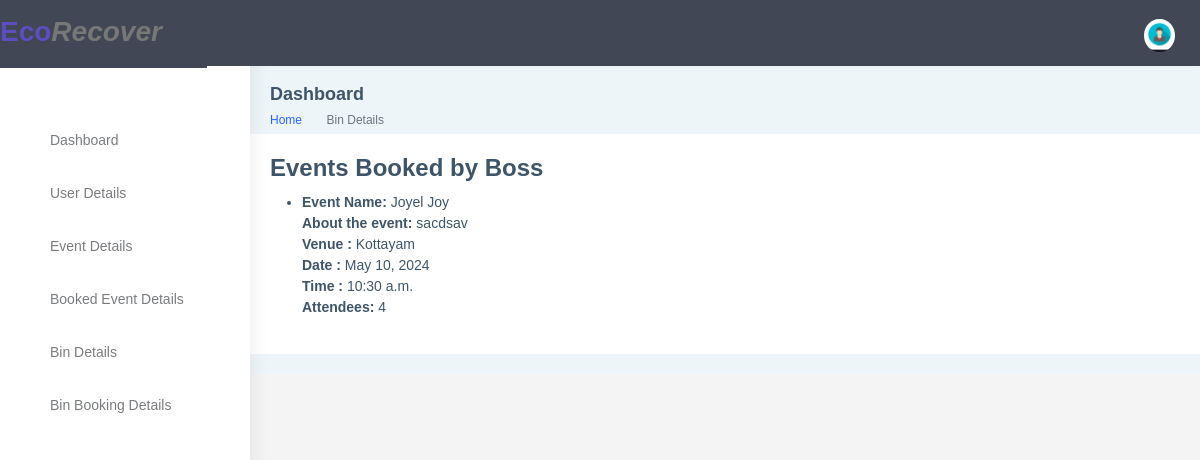
/user-booked-events/ (signed in), run on the app's committed database.
### app32/models.py (models this page shows, shortened)
class EventBooking(models.Model):
    booking_id = models.CharField(max_length=20, primary_key=True)
    user = models.ForeignKey(User, on_delete=models.CASCADE, default=None)
    event = models.ForeignKey(Event, on_delete=models.CASCADE, default=None)
    attendees = models.PositiveIntegerField()

class Event(models.Model):
    user = models.ForeignKey(User, on_delete=models.CASCADE, default=None)
    name = models.CharField(max_length=200)
    description = models.TextField()
    date = models.DateField()
    time = models.TimeField()
    location = models.CharField(max_length=200)
    max_participants = models.IntegerField(default=0)
    image = models.ImageField(upload_to='event_images/', null=True, blank=True)
    event_id = models.CharField(max_length=20, primary_key=True, default=None)
    category = models.CharField(max_length=50, default=None, choices=[
        ('category1', 'Environmental Cleanup Campaign'),
        ('category2', 'Waste Management Seminar'),
        ('category3', 'Expo'),
        ('category4', 'Composting Workshop'),
        ('category5', 'Environmental Hackathon'),
    ])

### app32/views.py (the view)
# urls.py: path('user-booked-events/', views.user_booked_events, name='user_booked_events'),
@never_cache
@login_required(login_url='loginn')
def user_booked_events(request):
    if not request.user.is_authenticated:
        return render(request, 'auth/login.html')
    booked_events = EventBooking.objects.filter(user=request.user)
    context = {
        'booked_events': booked_events,
    }
    return render(request, 'event/user_booked_events.html', context)

### templates/event/user_booked_events.html (shortened to what this page needs)
{% load static %}
<!DOCTYPE html>
<html dir="ltr" lang="en">
<head>
    <link href="{% static 'assets/libs/chartist/dist/chartist.min.css' %}" rel="stylesheet">
    <link href="{% static 'dist/css/style.min.css' %}" rel="stylesheet">
</head>
<body>
  <div id="main-wrapper" data-layout="vertical" data-navbarbg="skin5" data-sidebartype="full"
      data-sidebar-position="absolute" data-header-position="absolute" data-boxed-layout="full">
      <header class="topbar" data-navbarbg="skin5">
          <nav class="navbar top-navbar navbar-expand-md navbar-dark">
              <div class="navbar-header" data-logobg="skin5">
                  <a href="{% url 'index' %}" class="logo">Eco<em>Recover</em></a>
              </div>
              <div class="navbar-collapse collapse" id="navbarSupportedContent" data-navbarbg="skin5">
                  <ul class="navbar-nav float-start me-auto">
                      <li class="nav-item search-box"> <a class="nav-link waves-effect waves-dark"
                              href="javascript:void(0)"><i class="ti-search"></i></a>
                      </li>
                  </ul>
                  <ul class="navbar-nav float-end">
                      <li class="nav-item dropdown">
                          <a class="nav-link dropdown-toggle text-muted waves-effect waves-dark pro-pic" href="#" id="navbarDropdown" role="button" data-bs-toggle="dropdown" aria-expanded="false">
                              <img src="{% static 'images/profile/flat-business-man-user-profile-avatar-in-suit-vector-4333496.jpg' %}" alt="user" class="rounded-circle" width="31">
                          </a>
                      </li>
                  </ul>
              </div>
          </nav>
      </header>
      <aside class="left-sidebar" data-sidebarbg="skin6">
          <div class="scroll-sidebar">
              <nav class="sidebar-nav">
                  <ul id="sidebarnav">
                      <li>
                          <div class="user-profile d-flex no-block dropdown m-t-20">
                          </div>
                      </li>
                      {% if user.is_staff or user.is_superuser %}
                      <li class="sidebar-item">
                        <a class="sidebar-link waves-effect waves-dark sidebar-link" href="{% url 'booking_chart' %}" aria-expanded="false">
                            <i class="mdi mdi-view-dashboard"></i>
                            <span class="hide-menu">Dashboard</span>
                        </a>
                    </li>
                    {% endif %}
                    {% if  user.is_superuser %}
                    <li class="sidebar-item">
                        <a class="sidebar-link waves-effect waves-dark sidebar-link" href="{% url 'user_list' %}" aria-expanded="false">
                            <i class="mdi mdi-account-network"></i>
                            <span class="hide-menu">User Details</span>
                        </a>
                    </li>
                    {% endif %}
                    {% if user.is_staff or user.is_superuser %}
                    <li class="sidebar-item">
                        <a class="sidebar-link waves-effect waves-dark sidebar-link" href="{% url 'event_details_view' %}" aria-expanded="false">
                            <i class="mdi mdi-border-all"></i>
                            <span class="hide-menu">Event Details</span>
                        </a>
                    </li>
                    {% endif %}
                    {% if user.is_staff or user.is_superuser %}
                    <li class="sidebar-item">
                        <a class="sidebar-link waves-effect waves-dark sidebar-link" href="{% url 'booking_list' %}" aria-expanded="false">
                            <i class="mdi mdi-face"></i>
                            <span class="hide-menu">Booked Event Details</span>
                        </a>
                    </li>
                    {% endif %}
                    {% if user.is_staff or user.is_superuser %}
                    <li class="sidebar-item">
                        <a class="sidebar-link waves-effect waves-dark sidebar-link" href="{% url 'bin_list' %}" aria-expanded="false">
                            <i class="mdi mdi-file"></i>
                            <span class="hide-menu">Bin Details</span>
                        </a>
                    </li>
                    {% endif %}
                    {% if user.is_staff or user.is_superuser %}
                    <li class="sidebar-item">
                        <a class="sidebar-link waves-effect waves-dark sidebar-link" href="{% url 'bin_booking_list' %}" aria-expanded="false">
                            <i class="mdi mdi-alert-outline"></i>
                            <span class="hide-menu">Bin Booking Details</span>
                        </a>
                    </li>
                    {% endif %}
            </ul>
                </nav>
            </div>
        </aside>
        <div class="page-wrapper">
            <div class="page-breadcrumb">
                <div class="row align-items-center">
                    <div class="col-5">
                        <h4 class="page-title">Dashboard</h4>
                        <div class="d-flex align-items-center">
                            <nav aria-label="breadcrumb">
                                <ol class="breadcrumb">
                                    <li class="breadcrumb-item"><a href="{% url 'index' %}">Home</a></li>
                                    <li class="breadcrumb-item active" aria-current="page">Bin Details</li>
                                </ol>
                            </nav>
                        </div>
                    </div>
                </div>
            </div>
            <div class="row">
              <div class="col-md-8">
                  <div class="card">
                      <div class="card-body">
<html lang="en">
<head>
</head>
<body>
    <h1>Events Booked by {{ user.username }}</h1>
    <ul>
        {% for event_booking in booked_events %}
            <li>
                <strong>Event Name:</strong> {{ event_booking.event.name }}<br>
                <strong>About the event:</strong> {{ event_booking.event.description }}<br>
                <strong>Venue :</strong> {{ event_booking.event.location }}<br>
                <strong>Date :</strong> {{ event_booking.event.date }}<br>
                <strong>Time :</strong> {{ event_booking.event.time }}<br>
                <strong>Attendees:</strong> {{ event_booking.attendees }}<br>
            </li>
        {% empty %}
            <p>No events booked yet.</p>
        {% endfor %}
    </ul>
</body>
</html>

### templates/event/user_booked_events.html (style rules this page uses)
body { font-family: Arial, sans-serif; background-color: #f4f4f4; margin: 0; padding: 0; }
h1 { font-size: 24px; margin-bottom: 10px; }
.logo { display: inline-block; font-size: 28px; font-weight: bold; text-decoration: none; color: #000; }
.logo em { color: #777; }
.col-md-8 { -webkit-box-flex: 0; -ms-flex: 0 0 auto; flex: 0 0 auto; width: 100%; }

### data on the page
EventBooking: event.name "Joyel Joy", event.description "sacdsav", event.location "Kottayam", event "May 10, 2024", event.time "10:30 a.m.", attendees "4"

### other printed values
{{ user.username }} "Boss"
